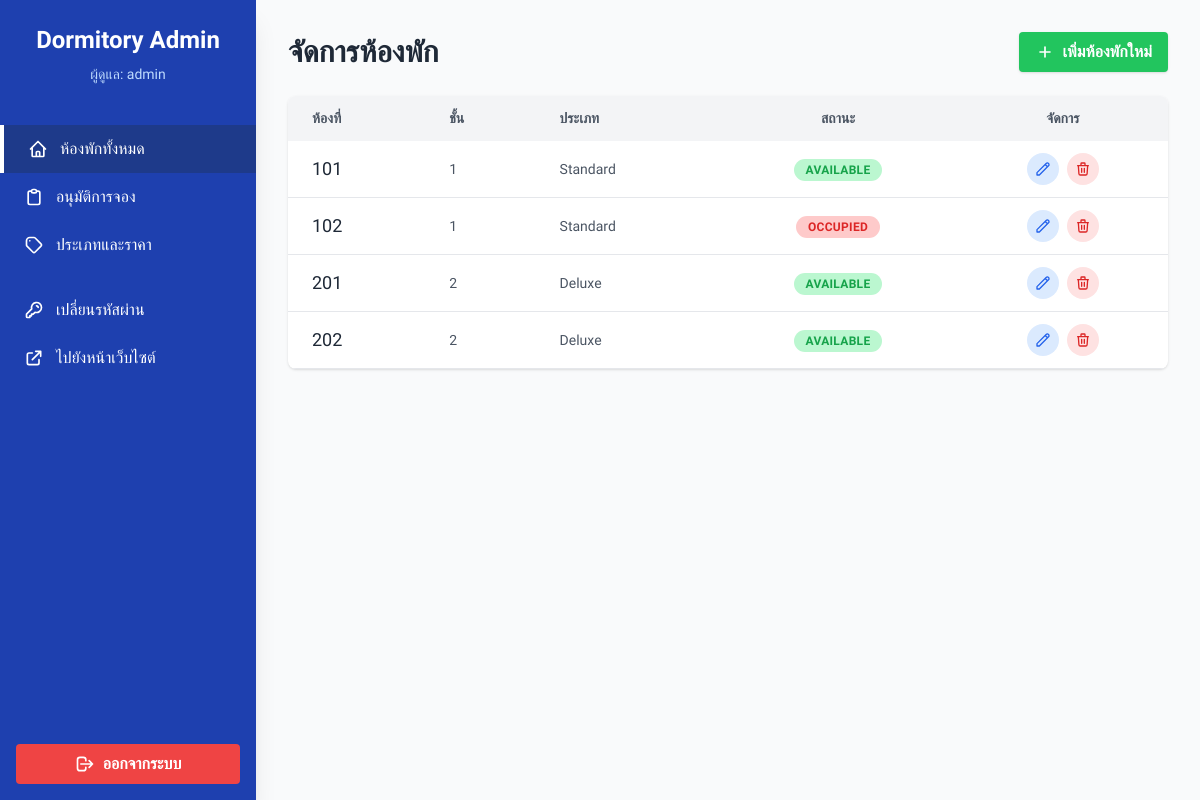
Page /admin_dashboard.php (signed in) on the committed database.
### tables this page shows
CREATE TABLE IF NOT EXISTS rooms (
    id INT AUTO_INCREMENT PRIMARY KEY,
    room_number VARCHAR(20) NOT NULL UNIQUE,
    floor INT NOT NULL,
    type_id INT,
    status ENUM('available', 'occupied', 'maintenance') DEFAULT 'available',
    FOREIGN KEY (type_id) REFERENCES room_types(id)
);

CREATE TABLE IF NOT EXISTS room_types (
    id INT AUTO_INCREMENT PRIMARY KEY,
    name VARCHAR(50) NOT NULL,
    price DECIMAL(10, 2) NOT NULL,
    deposit DECIMAL(10, 2) NOT NULL,
    description TEXT,
    facilities TEXT
);

### admin_dashboard.php (the view, shortened to what this page needs)
<?php
require_once 'config/db.php';
?>
<!DOCTYPE html>
<html lang="th">
<head>
    <script src="https://cdn.tailwindcss.com"></script>
</head>
<body class="bg-gray-50 text-gray-800 flex h-screen overflow-hidden">
    <aside id="sidebar"
        class="bg-secondary text-white w-64 flex flex-col fixed md:relative z-30 inset-y-0 left-0 transform -translate-x-full md:translate-x-0 transition duration-200 ease-in-out shadow-xl h-full pt-16 md:pt-0">
        <div class="p-6 text-center border-b border-blue-800 hidden md:block">
            <h1 class="text-2xl font-bold">Dormitory Admin</h1>
            <p class="text-sm text-blue-200 mt-2">ผู้ดูแล: <?php echo $_SESSION['username']; ?></p>
        </div>
        <nav class="flex-1 py-4 overflow-y-auto">
            <a href="admin_dashboard.php"
                class="flex items-center px-6 py-3 hover:bg-blue-800 transition duration-200 bg-blue-900 border-l-4 border-white">
                ห้องพักทั้งหมด
            </a>
            <a href="admin_bookings.php" class="flex items-center px-6 py-3 hover:bg-blue-800 transition duration-200">
                อนุมัติการจอง
            </a>
            <a href="admin_room_types.php"
                class="flex items-center px-6 py-3 hover:bg-blue-800 transition duration-200">
                <svg xmlns="http://www.w3.org/2000/svg" class="h-5 w-5 mr-3" fill="none" viewBox="0 0 24 24"
                    stroke="currentColor">
                    <path stroke-linecap="round" stroke-linejoin="round" stroke-width="2"
                        d="M7 7h.01M7 3h5c.512 0 1.024.195 1.414.586l7 7a2 2 0 010 2.828l-7 7a2 2 0 01-2.828 0l-7-7A1.994 1.994 0 013 12V7a4 4 0 014-4z" />
                </svg>
                ประเภทและราคา
            </a>
            <a href="change_password.php"
                class="flex items-center px-6 py-3 hover:bg-blue-800 transition duration-200 border-t border-blue-800 mt-4">
                <svg xmlns="http://www.w3.org/2000/svg" class="h-5 w-5 mr-3" fill="none" viewBox="0 0 24 24"
                    stroke="currentColor">
                    <path stroke-linecap="round" stroke-linejoin="round" stroke-width="2"
                        d="M15 7a2 2 0 012 2m4 0a6 6 0 01-7.743 5.743L11 17H9v2H7v2H4a1 1 0 01-1-1v-2.586a1 1 0 01.293-.707l5.964-5.964A6 6 0 1121 9z" />
                </svg>
                เปลี่ยนรหัสผ่าน
            </a>
            <a href="index.php" class="flex items-center px-6 py-3 hover:bg-blue-800 transition duration-200">
                <svg xmlns="http://www.w3.org/2000/svg" class="h-5 w-5 mr-3" fill="none" viewBox="0 0 24 24"
                    stroke="currentColor">
                    <path stroke-linecap="round" stroke-linejoin="round" stroke-width="2"
                        d="M10 6H6a2 2 0 00-2 2v10a2 2 0 002 2h10a2 2 0 002-2v-4M14 4h6m0 0v6m0-6L10 14" />
                </svg>
                ไปยังหน้าเว็บไซต์
            </a>
        </nav>
        <div class="p-4 border-t border-blue-800">
            <a href="logout.php"
                class="flex items-center justify-center w-full bg-red-500 hover:bg-red-600 text-white font-bold py-2 px-4 rounded transition">
                <svg xmlns="http://www.w3.org/2000/svg" class="h-5 w-5 mr-2" fill="none" viewBox="0 0 24 24"
                    stroke="currentColor">
                    <path stroke-linecap="round" stroke-linejoin="round" stroke-width="2"
                        d="M17 16l4-4m0 0l-4-4m4 4H7m6 4v1a3 3 0 01-3 3H6a3 3 0 01-3-3V7a3 3 0 013-3h4a3 3 0 013 3v1" />
                </svg>
                ออกจากระบบ
            </a>
        </div>
    </aside>
    <main class="flex-1 overflow-x-hidden overflow-y-auto bg-gray-50 p-4 md:p-8 mt-16 md:mt-0">
        <div class="container mx-auto">
            <div class="flex flex-col md:flex-row justify-between items-center mb-6 gap-4">
                <h1 class="text-3xl font-bold text-gray-800">จัดการห้องพัก</h1>
                <button onclick="openModal()"
                    class="bg-green-500 hover:bg-green-600 text-white font-bold py-2 px-4 rounded shadow transition flex items-center w-full md:w-auto justify-center">
                    <svg xmlns="http://www.w3.org/2000/svg" class="h-5 w-5 mr-2" fill="none" viewBox="0 0 24 24"
                        stroke="currentColor">
                        <path stroke-linecap="round" stroke-linejoin="round" stroke-width="2"
                            d="M12 6v6m0 0v6m0-6h6m-6 0H6" />
                    </svg>
                    เพิ่มห้องพักใหม่
                </button>
            </div>
            <div class="bg-white rounded-lg shadow overflow-x-auto">
                <table class="min-w-full leading-normal">
                    <thead>
                        <tr class="bg-gray-100 text-gray-600 uppercase text-sm leading-normal">
                            <th class="py-3 px-6 text-left">ห้องที่</th>
                            <th class="py-3 px-6 text-left">ชั้น</th>
                            <th class="py-3 px-6 text-left">ประเภท</th>
                            <th class="py-3 px-6 text-center">สถานะ</th>
                            <th class="py-3 px-6 text-center">จัดการ</th>
                        </tr>
                    </thead>
                    <tbody class="text-gray-600 text-sm font-light">
                        <?php
                        $query = "SELECT r.*, t.name as type_name FROM rooms r LEFT JOIN room_types t ON r.type_id = t.id ORDER BY r.floor, r.room_number";
                        $result = mysqli_query($conn, $query);
                        while ($row = mysqli_fetch_assoc($result)) {
                            $statusColor = 'bg-green-200 text-green-600';
                            if ($row['status'] == 'occupied')
                                $statusColor = 'bg-red-200 text-red-600';
                            $rowData = htmlspecialchars(json_encode($row), ENT_QUOTES, 'UTF-8');
                            ?>
                            <tr class="border-b border-gray-200 hover:bg-gray-100 transition">
                                <td class="py-3 px-6 text-left whitespace-nowrap">
                                    <span class="font-medium text-gray-800 text-lg">
                                        <?php echo $row['room_number']; ?>
                                    </span>
                                </td>
                                <td class="py-3 px-6 text-left">
                                    <span>
                                        <?php echo $row['floor']; ?>
                                    </span>
                                </td>
                                <td class="py-3 px-6 text-left">
                                    <span>
                                        <?php echo $row['type_name']; ?>
                                    </span>
                                </td>
                                <td class="py-3 px-6 text-center">
                                    <span
                                        class="<?php echo $statusColor; ?> py-1 px-3 rounded-full text-xs font-bold uppercase tracking-wide">
                                        <?php echo $row['status']; ?>
                                    </span>
                                </td>
                                <td class="py-3 px-6 text-center">
                                    <div class="flex item-center justify-center">
                                        <button onclick="openModal(<?php echo $rowData; ?>)"
                                            class="w-8 h-8 rounded-full bg-blue-100 text-blue-600 flex items-center justify-center mr-2 hover:bg-blue-200 hover:text-blue-800 transition"
                                            title="แก้ไข">
                                            <svg xmlns="http://www.w3.org/2000/svg" class="h-4 w-4" fill="none"
                                                viewBox="0 0 24 24" stroke="currentColor">
                                                <path stroke-linecap="round" stroke-linejoin="round" stroke-width="2"
                                                    d="M15.232 5.232l3.536 3.536m-2.036-5.036a2.5 2.5 0 113.536 3.536L6.5 21.036H3v-3.572L16.732 3.732z" />
                                            </svg>
                                        </button>
                                        <button
                                            onclick="openDeleteModal('admin_dashboard.php?delete=<?php echo $row['id']; ?>')"
                                            class="w-8 h-8 rounded-full bg-red-100 text-red-600 flex items-center justify-center hover:bg-red-200 hover:text-red-800 transition"
                                            title="ลบ">
                                            <svg xmlns="http://www.w3.org/2000/svg" class="h-4 w-4" fill="none"
                                                viewBox="0 0 24 24" stroke="currentColor">
                                                <path stroke-linecap="round" stroke-linejoin="round" stroke-width="2"
                                                    d="M19 7l-.867 12.142A2 2 0 0116.138 21H7.862a2 2 0 01-1.995-1.858L5 7m5 4v6m4-6v6m1-10V4a1 1 0 00-1-1h-4a1 1 0 00-1 1v3M4 7h16" />
                                            </svg>
                                        </button>
                                    </div>
                                </td>
                            </tr>
                        <?php } ?>
                    </tbody>
                </table>
            </div>
        </div>
    </main>
</body>
</html>

### admin_dashboard.php (style rules this page uses)
body { font-family: 'Sarabun', sans-serif; }

### rows in the picture
rooms: room_number "101", floor "1", type.name "Standard", status "AVAILABLE"
rooms: room_number "102", floor "1", type.name "Standard", status "OCCUPIED"
rooms: room_number "201", floor "2", type.name "Deluxe", status "AVAILABLE"
rooms: room_number "202", floor "2", type.name "Deluxe", status "AVAILABLE"

### other values in the picture
$_SESSION['username'] "admin"
